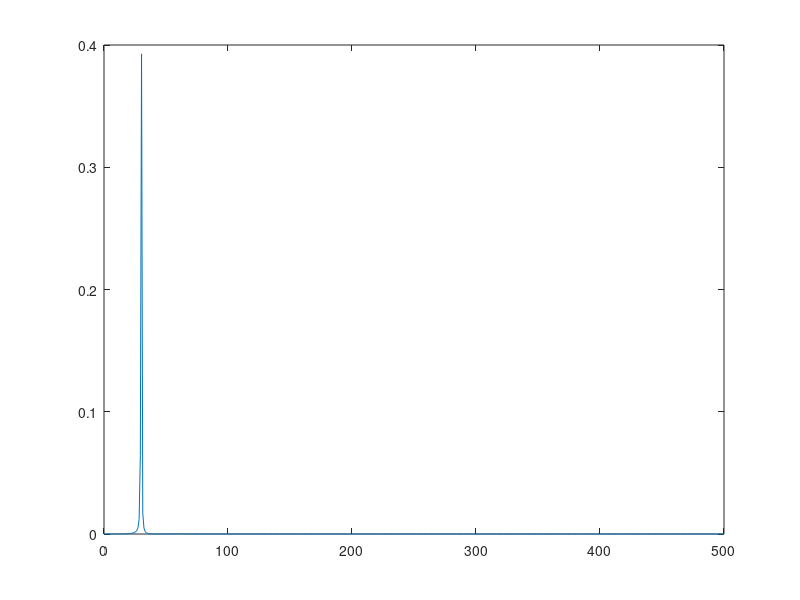

Write MATLAB code to recreate this figure.
Fs=1000;
t=0:1/Fs:1;
a=cos(30*2*pi*t);
window=boxcar(length(t));
nfft=1024;
[pxx,f] = periodogram(a,window,nfft,Fs);
figure
plot(f,pxx)
% spectrum(a,Fs)